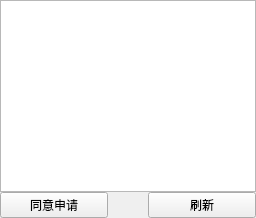
            <widget class="QWidget" name="tab_37">
             <attribute name="title">
              <string>租客排队状态</string>
             </attribute>
             <layout class="QGridLayout" name="gridLayout">
              <property name="leftMargin">
               <number>0</number>
              </property>
              <property name="topMargin">
               <number>0</number>
              </property>
              <property name="rightMargin">
               <number>0</number>
              </property>
              <property name="bottomMargin">
               <number>0</number>
              </property>
              <property name="spacing">
               <number>0</number>
              </property>
              <item row="0" column="0">
               <widget class="QTableView" name="renter_line_tableView"/>
              </item>
              <item row="1" column="0">
               <layout class="QHBoxLayout" name="horizontalLayout_17">
                <item>
                 <widget class="QPushButton" name="approveButton">
                  <property name="text">
                   <string>同意申请</string>
                  </property>
                 </widget>
                </item>
                <item>
                 <spacer name="horizontalSpacer_4">
                  <property name="orientation">
                   <enum>Qt::Orientation::Vertical</enum>
                  </property>
                  <property name="sizeHint" stdset="0">
                   <size>
                    <width>40</width>
                    <height>20</height>
                   </size>
                  </property>
                 </spacer>
                </item>
                <item>
                 <widget class="QPushButton" name="reflash">
                  <property name="text">
                   <string>刷新</string>
                  </property>
                 </widget>
                </item>
               </layout>
              </item>
             </layout>
            </widget>
